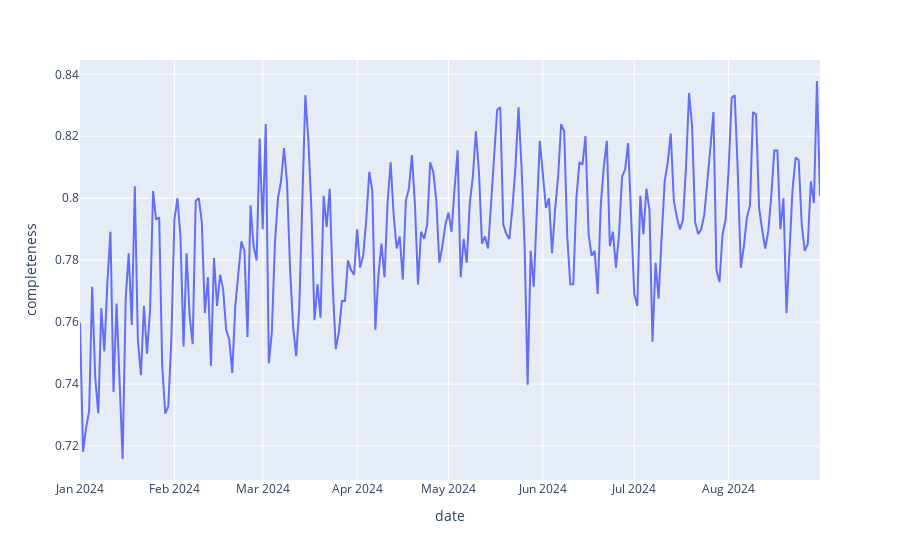

Notebook code cell kept with this figure:
### Code cell
plot_data = uber_rides.groupby('date')['tract'].nunique().rename('completeness') / uber_rides['tract'].nunique()
px.line(plot_data.reset_index(), x='date', y='completeness')
# I think two things mess with the panel:
#   - we know that ridership is much higher on weekends than weekdays
#   - people go to certain tracts dichotomously on weekends vs weekdays
#   - the panel doesn't display 0 ridership days so these might be implied
#   - the panel anonymizes low ridership days to community area level so 
#     as far as we are ignoring those we are treating them as 0 ridership too.
# The mean completeness probably saturates over time due to market forces.

### Figure 1 — Plotly figure (JSON) as saved in the notebook; plotly's stock layout.template omitted (floating-point values rounded to 4 significant figures; data arrays with more than 128 entries replaced by an {"elided": "..."} marker saying what was removed)
{"data": [{"hovertemplate": "date=%{x}<br>completeness=%{y}<extra></extra>", "legendgroup": "", "line": {"color": "#636efa", "dash": "solid"}, "marker": {"symbol": "circle"}, "mode": "lines", "name": "", "orientation": "v", "showlegend": false, "type": "scatter", "x": {"elided": "244 str values"}, "xaxis": "x", "y": {"elided": "244 float values"}, "yaxis": "y"}], "layout": {"legend": {"tracegroupgap": 0}, "margin": {"t": 60}, "xaxis": {"anchor": "y", "domain": [0, 1], "title": {"text": "date"}}, "yaxis": {"anchor": "x", "domain": [0, 1], "title": {"text": "completeness"}}}}
